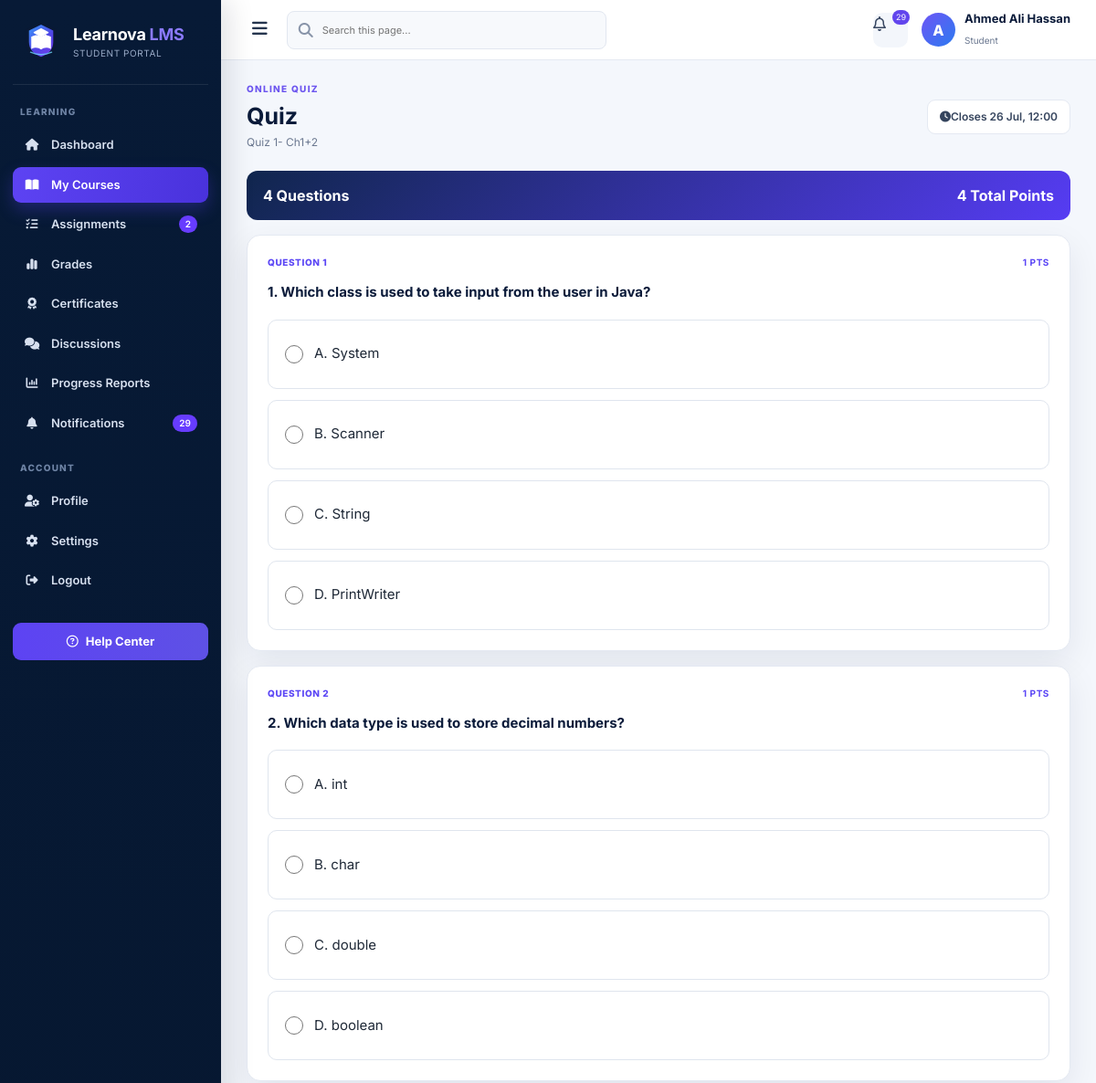
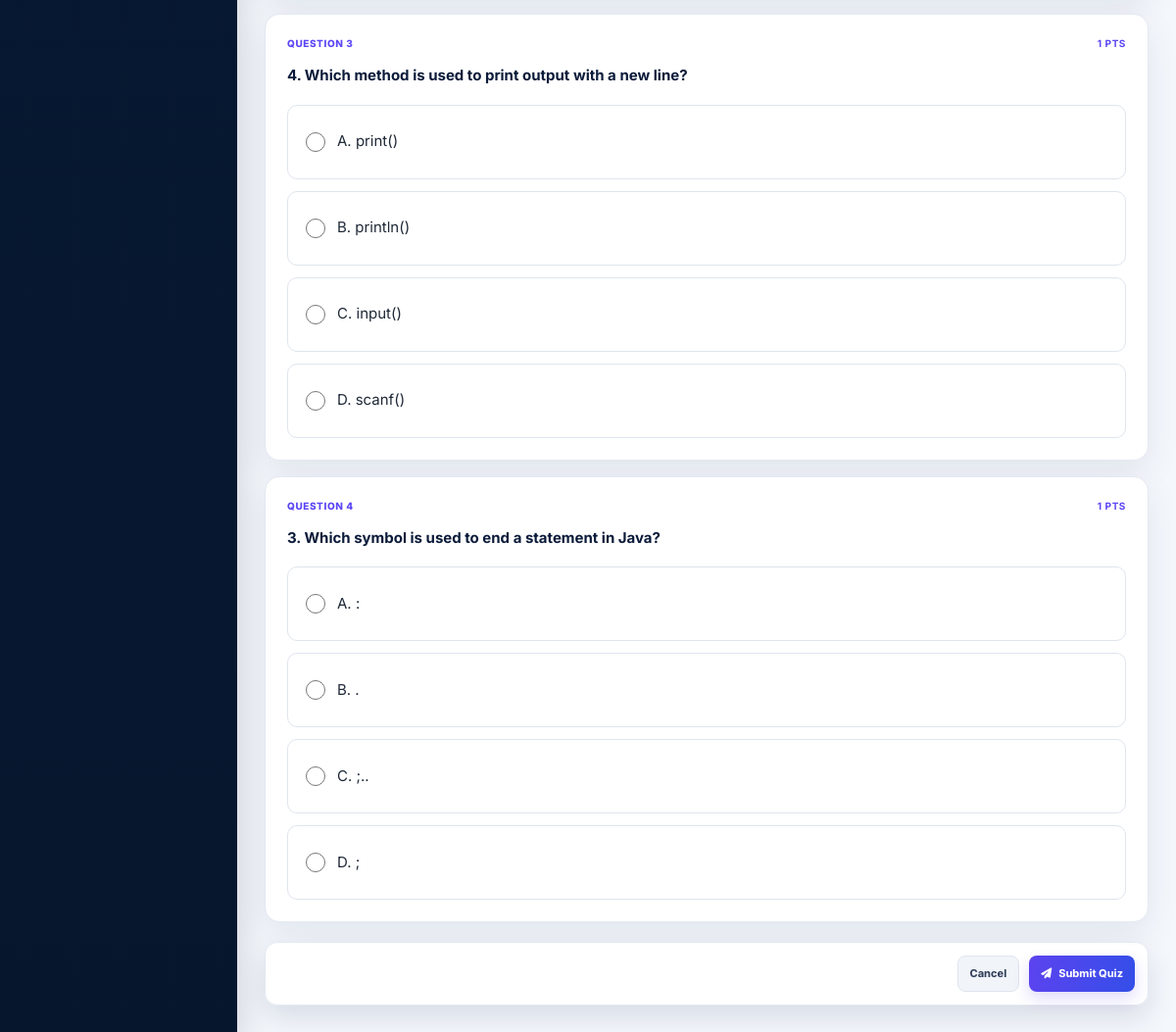
Page /student/quiz/1/take (signed in) on the committed database (2 pictures, top to bottom).
### app/models.py (models this page shows, shortened)
class User(UserMixin, db.Model):
    __tablename__ = 'user'
    id = db.Column(db.Integer, primary_key=True)
    username = db.Column(db.String(50), nullable=False, unique=True, index=True)
    email = db.Column(db.String(100), nullable=False, unique=True, index=True)
    password_hash = db.Column(db.String(255), nullable=False)  # Secure hash
    visible_password = db.Column(db.String(255), nullable=True)  # Demo-only admin display
    role = db.Column(db.String(10), nullable=False)  # 'student', 'teacher', 'admin'
    name_person = db.Column(db.String(100), nullable=True)
    university_id = db.Column(db.String(30), nullable=True, unique=True, index=True)
    employee_id = db.Column(db.String(30), nullable=True, unique=True, index=True)
    phone = db.Column(db.String(25), nullable=True)
    department = db.Column(db.String(100), nullable=True)
    level = db.Column(db.String(30), nullable=True)
    gender = db.Column(db.String(15), nullable=True)
    status = db.Column(db.String(20), nullable=False, default='Active')
    office_number = db.Column(db.String(30), nullable=True)
    academic_rank = db.Column(db.String(60), nullable=True)
    courses = db.relationship('Course', back_populates='teacher', lazy=True)
    enrollments = db.relationship('Enrollment', back_populates='student', lazy=True, cascade='all, delete-orphan')
    submissions = db.relationship('Submission', back_populates='student', lazy=True, cascade='all, delete-orphan')
    grades = db.relationship('Grade', back_populates='student', lazy=True, cascade='all, delete-orphan')

class Quiz(db.Model):
    __tablename__ = 'quiz'
    id = db.Column(db.Integer, primary_key=True)
    assignment_id = db.Column(db.Integer, db.ForeignKey('assignment.id'), unique=True, nullable=False)
    course_id = db.Column(db.Integer, db.ForeignKey('course.id'), nullable=False)
    title = db.Column(db.String(100), nullable=False)
    description = db.Column(db.Text)
    start_date = db.Column(
        db.DateTime,
        nullable=False,
        default=lambda: datetime.now(timezone.utc)
    )
    end_date = db.Column(
        db.DateTime,
        nullable=False,
        default=lambda: datetime.now(timezone.utc)
    )
    assignment = db.relationship('Assignment', back_populates='quiz')
    course = db.relationship('Course', back_populates='quizzes')
    questions = db.relationship(
        'QuizQuestion',
        back_populates='quiz',
        lazy=True,
        cascade='all, delete-orphan'
    )

class QuizQuestion(db.Model):
    __tablename__ = 'quiz_question'
    id = db.Column(db.Integer, primary_key=True)
    quiz_id = db.Column(db.Integer, db.ForeignKey('quiz.id'), nullable=False)
    question_text = db.Column(db.Text, nullable=False)
    question_type = db.Column(db.String(50), nullable=False)
    options = db.Column(db.Text)  # JSON or stringified list
    answer = db.Column(db.Text, nullable=False)
    score = db.Column(db.Integer, nullable=False, default=1)
    quiz = db.relationship('Quiz', back_populates='questions')

### app/routes/students.py (the view, shortened to what this page needs)
@students_bp.route("/quiz/<int:quiz_id>/take", methods=["GET", "POST"])
@login_required
def take_quiz(quiz_id):
    quiz = Quiz.query.options(db.joinedload(Quiz.questions)).get_or_404(quiz_id)
    enrollment = next((e for e in current_user.enrollments if e.course_id == quiz.course.id), None)
    if not enrollment:
        flash("You are not enrolled in this course.", "warning")
        return redirect(url_for("students.dashboard"))
    if not quiz.questions:
        flash("This quiz has no questions yet.", "warning")
        return redirect(url_for("students.view_course", course_id=quiz.course.id))
    existing = Submission.query.filter_by(student_id=current_user.id, assignment_id=quiz.assignment_id).first()
    now = datetime.now(timezone.utc)
    end = quiz.end_date
    if end and end.tzinfo is None:
        end = end.replace(tzinfo=timezone.utc)
    if end and now > end:
        flash('This quiz is closed.', 'warning')
        return redirect(url_for('students.view_course', course_id=quiz.course.id))
    if existing:
        flash('You have already submitted this quiz.', 'info')
        return redirect(url_for('students.quiz_results', quiz_id=quiz.id))
    return render_template("student/take_quiz.html", quiz=quiz, student=current_user, active_page="courses", **_student_nav_context(current_user))

### app/routes/admin.py (called while the page is built)
@admin_bp.app_context_processor
def admin_header_counts():
    return {
        'admin_unread_count': Notification.query.filter_by(is_read=False).count(),
        'admin_message_count': DiscussionTopic.query.count(),
    }

### app/routes/students.py (called while the page is built)
def _student_nav_context(student):
    unread = Notification.query.filter_by(user_id=student.id, is_read=False).count()
    pending_assignments = 0
    upcoming = []
    now = datetime.now(timezone.utc)
    for enrollment in student.enrollments:
        for assignment in enrollment.course.assignments:
            if assignment.assignment_type == 'quiz':
                continue
            submitted = Submission.query.filter_by(student_id=student.id, assignment_id=assignment.id).first()
            if not submitted:
                pending_assignments += 1
                upcoming.append(assignment)
    upcoming.sort(key=lambda x: x.due_date or now)
    return {
        'student_nav_unread': unread,
        'student_nav_pending': pending_assignments,
        'student_upcoming': upcoming[:5],
    }

### app/routes/teachers.py (called while the page is built)
@login_manager.user_loader
def load_user(user_id):
    return User.query.get(int(user_id))

### app/templates/student/take_quiz.html
{% extends 'student/base.html' %}{% block title %}{{ quiz.title }} | Learnova LMS{% endblock %}{% block content %}
<div class="page-title-row"><div><span class="eyebrow">ONLINE QUIZ</span><h1>{{ quiz.title }}</h1><p>{{ quiz.description or 'Answer every question and submit when you are ready.' }}</p></div><div class="date-chip"><i class="fa-solid fa-clock"></i>Closes {{ quiz.end_date.strftime('%d %b, %H:%M') }}</div></div>
<form method="post"><section class="quiz-shell"><div class="quiz-progress-head"><span>{{ quiz.questions|length }} Questions</span><span>{{ quiz.questions|sum(attribute='score') }} Total Points</span></div>{% for question in quiz.questions %}<article class="quiz-question-card" data-searchable><div class="question-heading"><span>Question {{ loop.index }}</span><b>{{ question.score }} pts</b></div><h3>{{ question.question_text }}</h3>{% if question.question_type == 'mcq' %}<div class="answer-options">{% for option in question.options.split(',') %}<label class="answer-option"><input type="radio" name="answer_{{ question.id }}" value="{{ option.strip() }}" required><span>{{ option.strip() }}</span></label>{% endfor %}</div>{% elif question.question_type in ['true_false','boolean'] %}<div class="answer-options"><label class="answer-option"><input type="radio" name="answer_{{ question.id }}" value="True" required><span>True</span></label><label class="answer-option"><input type="radio" name="answer_{{ question.id }}" value="False" required><span>False</span></label></div>{% else %}<textarea name="answer_{{ question.id }}" rows="4" placeholder="Write your answer..." required></textarea>{% endif %}</article>{% endfor %}</section><div class="sticky-submit"><a class="secondary-btn" href="{{ url_for('students.view_course',course_id=quiz.course.id) }}">Cancel</a><button class="primary-btn" type="submit"><i class="fa-solid fa-paper-plane"></i>Submit Quiz</button></div></form>
{% endblock %}

### app/templates/student/base.html (shortened to what this page needs)
<!doctype html>
<html lang="en">
<head>
  <link rel="stylesheet" href="https://cdnjs.cloudflare.com/ajax/libs/font-awesome/6.5.2/css/all.min.css">
  <link rel="stylesheet" href="{{ url_for('static',filename='professional.css') }}?v=10">
</head>
<body>
<div class="app-layout">
  <aside class="sidebar">
    <a class="sidebar-brand" href="{{ url_for('students.dashboard') }}">
      <img src="{{ url_for('static',filename='brand/learnova-icon.svg') }}" alt="Learnova">
      <span class="brand-copy"><strong>Learnova <b>LMS</b></strong><small>STUDENT PORTAL</small></span>
    </a>
    <div class="nav-section">Learning</div>
    <nav class="side-nav">
      <a class="{{ 'active' if active_page=='dashboard' else '' }}" href="{{ url_for('students.dashboard') }}"><i class="fa-solid fa-house"></i>Dashboard</a>
      <a class="{{ 'active' if active_page=='courses' else '' }}" href="{{ url_for('students.courses') }}"><i class="fa-solid fa-book-open"></i>My Courses</a>
      <a class="{{ 'active' if active_page=='assignments' else '' }}" href="{{ url_for('students.assignments') }}"><i class="fa-solid fa-list-check"></i>Assignments{% if student_nav_pending %}<span class="nav-badge">{{ student_nav_pending }}</span>{% endif %}</a>
      <a class="{{ 'active' if active_page=='grades' else '' }}" href="{{ url_for('students.grades') }}"><i class="fa-solid fa-chart-simple"></i>Grades</a>
      <a class="{{ 'active' if active_page=='certificates' else '' }}" href="{{ url_for('students.certificates') }}"><i class="fa-solid fa-award"></i>Certificates</a>
      <a href="{{ url_for('forum.index') }}"><i class="fa-solid fa-comments"></i>Discussions</a>
      <a class="{{ 'active' if active_page=='reports' else '' }}" href="{{ url_for('students.reports') }}"><i class="fa-solid fa-chart-column"></i>Progress Reports</a>
      <a class="{{ 'active' if active_page=='notifications' else '' }}" href="{{ url_for('students.notifications') }}"><i class="fa-solid fa-bell"></i>Notifications{% if student_nav_unread %}<span class="nav-badge">{{ student_nav_unread }}</span>{% endif %}</a>
    </nav>
    <div class="nav-section">Account</div>
    <nav class="side-nav">
      <a class="{{ 'active' if active_page=='profile' else '' }}" href="{{ url_for('students.student_profile') }}"><i class="fa-solid fa-user-gear"></i>Profile</a>
      <a class="{{ 'active' if active_page=='settings' else '' }}" href="{{ url_for('students.settings') }}"><i class="fa-solid fa-gear"></i>Settings</a>
      <a href="{{ url_for('students.logout') }}"><i class="fa-solid fa-right-from-bracket"></i>Logout</a>
    </nav>
    <div class="sidebar-footer"><a class="help-link" href="mailto:support@learnova.local"><i class="fa-regular fa-circle-question"></i>Help Center</a></div>
  </aside>
  <section class="app-main">
    <header class="top-header">
      <div class="header-left">
        <button class="menu-toggle" data-menu-toggle><i class="fa-solid fa-bars"></i></button>
        <div class="search-box"><i class="fa-solid fa-magnifying-glass"></i><input id="studentGlobalSearch" placeholder="Search this page..."></div>
      </div>
      <div class="header-right">
        <a class="header-icon" href="{{ url_for('students.notifications') }}"><i class="fa-regular fa-bell"></i>{% if student_nav_unread %}<span class="icon-badge">{{ student_nav_unread }}</span>{% endif %}</a>
        <a class="profile-chip" href="{{ url_for('students.student_profile') }}">
          <div class="profile-avatar">{{ (student.name_person or student.username)[0]|upper }}</div>
          <div class="profile-copy"><strong>{{ student.name_person or student.username }}</strong><small>Student</small></div>
        </a>
      </div>
    </header>
    <main class="content">
      {% block content %}{% endblock %}
    </main>
  </section>
</div>
</body>
</html>

### rows in the picture
User: name_person "A", name_person "Ahmed Ali Hassan"
Quiz: title "Quiz", description "Quiz 1- Ch1+2", end_date "26 Jul, 12:00"
QuizQuestion: score "1", question_text "1. Which class is used to take input from the user in Java?", strip "A. System" "B. Scanner" "C. String" "D. PrintWriter"
QuizQuestion: score "1", question_text "2. Which data type is used to store decimal numbers?", strip "A. int" "B. char" "C. double" "D. boolean"
QuizQuestion: score "1", question_text "4. Which method is used to print output with a new line?", strip "A. print()" "B. println()" "C. input()" "D. scanf()"
QuizQuestion: score "1", question_text "3. Which symbol is used to end a statement in Java?", strip "A. :" "B. ." "C. ;.." "D. ;"

### other values in the picture
{{ student_nav_pending }} "2"
{{ student_nav_unread }} "29"
{{ quiz.questions|length }} "4"
{{ quiz.questions|sum(attribute='score') }} "4"
